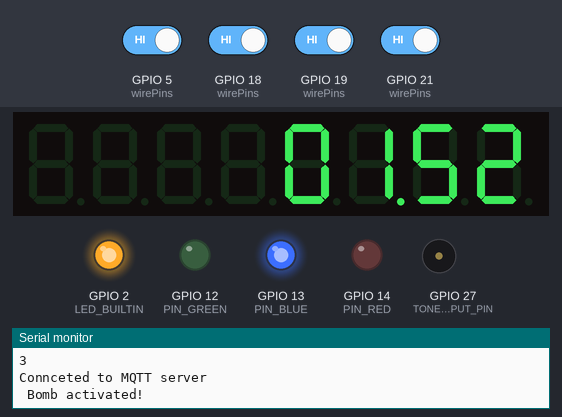
The sketch below on a simulated ESP32. Parts: 8-digit seven-segment display, output pins drawn as LEDs (lit = HIGH), buzzer (waves = sounding), the last lines printed to the serial monitor. The inputs (shaded band) are chosen by the test bench; at power-on: GPIO 5 (wirePins), GPIO 18 (wirePins), GPIO 19 (wirePins), GPIO 21 (wirePins) HIGH. WiFi joins after 1.5 s; servers stay silent unless stated; no MQTT or app messages arrive unless stated.

Above: at 9.4 s.
9.5 s: GPIO 5 (wirePins) driven LOW and GPIO 18 (wirePins) driven LOW and GPIO 19 (wirePins) driven LOW and GPIO 21 (wirePins) driven LOW
At 10.9 s:
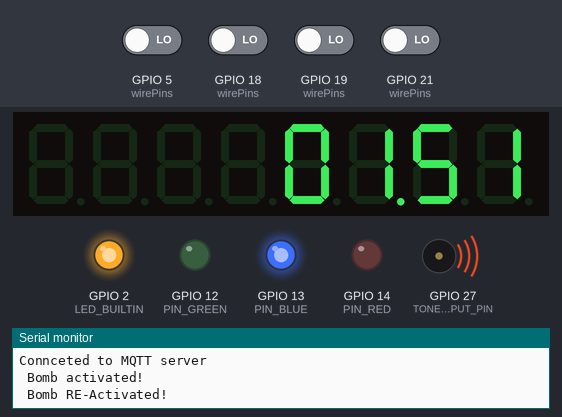
12.5 s: GPIO 5 (wirePins) driven HIGH and GPIO 18 (wirePins) driven HIGH and GPIO 19 (wirePins) driven HIGH and GPIO 21 (wirePins) driven HIGH
At 13.3 s:
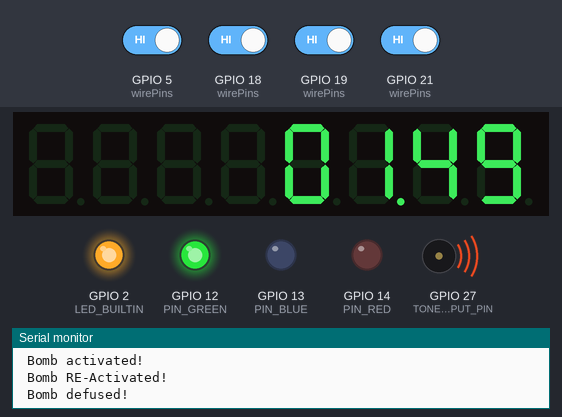
Timing chart, 0 to 15.3 s (numbered marks = the images above; inputs shaded):
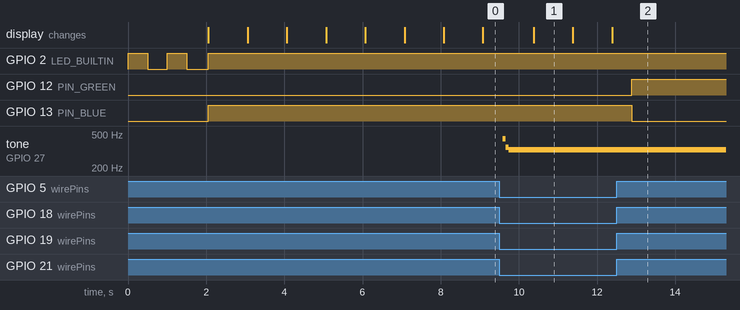

The sketch:

bombRiddle.ino
```cpp
#include <WiFi.h>               //WIFI client
#include <PubSubClient.h>       //MQTT client
#include "LedController.hpp"    //TIMER
#include <cstdio>
#include "PARAMETERS.h"         //HARD CODED PARAMS

//------FUNCTIONS------//
void Activate(){
  state = State::Active;
  wiresCutCounter = 0;
  correctCounter = 0;
  setColor(0, 0, 255);    //set LED to Blue
  detonationTime = millis() + (unsigned long)minGameDur*60*1000;
  Serial.println("\n Bomb activated!");
  played = false;
}

void ReActivate(){
  state = State::Active;
  setColor(0, 0, 255);    //set LED to Blue
  wiresCutCounter = 0;
  correctCounter = 0;
  numConnected = 4;
  Serial.println("\n Bomb RE-Activated!");
  pc.publish("ToHost", "READY AGAIN");
  played = false;
  PlayReConnect();
}

void Deactivate(){
  state = State::Inactive;
  setColor(0, 255, 0);    //set LED to Green
  Serial.println("\n Bomb defused! \n");
  pc.publish("ToHost", "WON");
}

void Detonate(){
  state = State::Exploded;
  setColor(255, 0, 0);    //set LED to Red
  Serial.println("\n Bomb exploded! \n");
  pc.publish("ToHost", "BOOM");
}

void DisplayTimer(unsigned long timeRemaning){
  seconds = (timeRemaning / 1000)%60;
  minutes = timeRemaning / 60000;

  snprintf(timer, 6, "%02d:%02d", minutes, seconds);
  pc.publish("Timer", timer);

  lc.setDigit(0,3,(byte)minutes/10,false);
  lc.setDigit(0,2,(byte)minutes%10,true);
  lc.setDigit(0,1,(byte)seconds/10,false);
  lc.setDigit(0,0,(byte)seconds%10,false);
}

void setColor(int R, int G, int B) {
  analogWrite(PIN_RED,   R);
  analogWrite(PIN_GREEN, G);
  analogWrite(PIN_BLUE,  B);
}

void PlayHint(int numCorrect) {
  for(int i=0; i<numCorrect; i++){
    ledcWriteNote(TONE_PWM_CHANNEL, NOTE_C, 4);
    delay(250);
    ledcWrite(TONE_PWM_CHANNEL, 0);     // Stop tone
    delay(250);
  }
}

void PlayReConnect(){
  ledcWriteNote(TONE_PWM_CHANNEL, NOTE_A, 4);
  delay(80);
  ledcWriteNote(TONE_PWM_CHANNEL, NOTE_F, 4);
  delay(80);
  ledcWriteNote(TONE_PWM_CHANNEL, NOTE_E, 4);
  delay(130);
  ledcWrite(TONE_PWM_CHANNEL, 0);     // Stop tone
}

void setup() {
  Serial.begin(9600);

  ledcAttachPin(TONE_OUTPUT_PIN, TONE_PWM_CHANNEL);

  detonationTime = millis() + (unsigned long)minGameDur*60*1000;
  pinMode(LED_BUILTIN, OUTPUT);
  pinMode(PIN_RED,   OUTPUT);
  pinMode(PIN_GREEN, OUTPUT);
  pinMode(PIN_BLUE,  OUTPUT);

  lc=LedController<1,1>(DIN,CLK,CS);
  lc.setIntensity(10); //Set brightness timer
  lc.clearMatrix();    //Clear display

  for(int i=0; i<numWires; i++){
    pinMode(wirePins[i], INPUT_PULLUP);
    lastState[i] = digitalRead(wirePins[i]);
    numConnected -= digitalRead(wirePins[i]);
  }
  WiFi.mode(WIFI_STA);
  WiFi.begin(ssid, password);
  while (WiFi.status() != WL_CONNECTED) {
    digitalWrite(LED_BUILTIN, 1);
    delay(delaytime);
    digitalWrite(LED_BUILTIN, 0);
    delay(delaytime);
    Serial.print(".");
  }
  Serial.println("WIFI STATUS!");
  Serial.println(WiFi.status());

  while(!pc.connected()){
    if(pc.connect(deviceID, "bomb", "bomb")){
      char topic[32];
      snprintf(topic, 32, "ToDevice/%s/#", deviceID);
      pc.subscribe("ToDevice");
      Serial.println(F("Connceted to MQTT server"));
      digitalWrite(LED_BUILTIN, 1);

      for(int i=0; i<numWires; i++){
        pc.publish(wireColors[i], digitalRead(wirePins[i])? "Disconnected" : "Connected");
      }
      itoa(numConnected, numConnectedArray, 10);
      pc.publish("ConnectedWires", numConnectedArray);
    }
    else{
      Serial.print(F("Could not connect to MQTT server, rc="));
      Serial.println(pc.state());
      digitalWrite(LED_BUILTIN, 0);
      delay(delaytime);
    }
  }

  pc.setCallback([](char* topic, byte* payload, unsigned int length){
    char msg[200];
    memcpy(msg, payload, length);
    msg[length] = '\0';
    Serial.print("Recieved over MQTT:");
    Serial.println(msg);

    if(strstr("RESET", msg) != NULL){
      Serial.print("\n Activateing \n");
      numConnected = 4;
      for(int i=0; i<numWires; i++){
        numConnected -= digitalRead(wirePins[i]);
      }
      Activate();
    }
    if(strstr("SOLVE", msg) != NULL){
      Serial.print("\n Deactivating \n");
      Deactivate();
    }
    if(strstr("DELAY", msg) != NULL){
      pc.publish("GotDelay", "START");
      delay(2000);
      detonationTime += 30000;
      pc.publish("GotDelay", "END");
    }
  });

  Activate();
};


void loop() {
  // WIFI loop for unstable connection
  while (WiFi.status() != WL_CONNECTED) {
    Serial.print("Reconnecting to WIFI");
    digitalWrite(LED_BUILTIN, 1);
    delay(delaytime);
    digitalWrite(LED_BUILTIN, 0);
    delay(delaytime);
    Serial.print(".");
    ledcWrite(TONE_PWM_CHANNEL, 0); // Stop tone just in case
  }
  // MQTT loop for unstable connection
  while(!pc.connected()){
    if(pc.connect(deviceID, "bomb", "bomb")){
      char topic[32];
      snprintf(topic, 32, "ToDevice/%s/#", deviceID);
      pc.subscribe("ToDevice");
      Serial.println(F("Connceted to MQTT server in LOOP"));
      digitalWrite(LED_BUILTIN, 1);
      itoa(numConnected, numConnectedArray, 10);
      pc.publish("ConnectedWires", numConnectedArray);
      for(int i=0; i<numWires; i++){
        pc.publish(wireColors[i], digitalRead(wirePins[i])? "Disconnected" : "Connected");
      }
    }
    else{
      Serial.print(F("Could not connect to MQTT server, rc="));
      Serial.println(pc.state());
      digitalWrite(LED_BUILTIN, 0);
      ledcWrite(TONE_PWM_CHANNEL, 0); // Stop tone just in case
      delay(delaytime);
    }
  }

  //-HeartBeat and loop-//
  pc.publish("HB", "Connected");
  pc.loop();

  for(int i=0; i<numWires; i++){
    if(digitalRead(wirePins[i]) == 1 && lastState[i] == 0){   //wire i was cut!
      pc.publish(wireColors[i], "Disconnected");
      numConnected--;
      itoa(numConnected, numConnectedArray, 10);
      pc.publish("ConnectedWires", numConnectedArray);
      lastState[i] = 1;

      if(i+1 == wiresToCut[wiresCutCounter]){
        wiresCutCounter++;
        correctCounter++;
      }
      else{
        wiresCutCounter++;
      }
    }
    else if(digitalRead(wirePins[i]) == 0 && lastState[i] == 1){  //wire i was recconected!
      pc.publish(wireColors[i], "Connected");
      numConnected++;
      itoa(numConnected, numConnectedArray, 10);
      pc.publish("ConnectedWires", numConnectedArray);
      lastState[i] = 0;
      // checking that all wires are reconnected to try again!
      bool allWiresConnected = true;
      for(int i=0; i<numWires; i++){
        if (lastState[i] != 0){
          allWiresConnected = false;
        }
      }
      if(allWiresConnected == true){
        ReActivate();
      }
    }
  }

  if(state == State::Active){
    for(int i=0; i<numWires; i++){
      if(digitalRead(wirePins[i]) == 1 && lastState[i] == 0){   //wire i was cut!
        pc.publish(wireColors[i], "Disconnected");
        numConnected--;
        itoa(numConnected, numConnectedArray, 10);
        pc.publish("ConnectedWires", numConnectedArray);
        lastState[i] = 1;

        if(i+1 == wiresToCut[wiresCutCounter]){
          wiresCutCounter++;
          correctCounter++;
        }
        else{
          wiresCutCounter++;
        }
      }
      else if(digitalRead(wirePins[i]) == 0 && lastState[i] == 1){  //wire i was recconected!
        pc.publish(wireColors[i], "Connected");
        numConnected++;
        itoa(numConnected, numConnectedArray, 10);
        pc.publish("ConnectedWires", numConnectedArray);
        lastState[i] = 0;
        // checking that all wires are reconnected to try again!
        bool allWiresConnected = true;
        for(int i=0; i<numWires; i++){
          if (lastState[i] != 0){
            allWiresConnected = false;
          }
        }
        if(allWiresConnected == true){
          ReActivate();
        }
      }
    }
    unsigned long currentTime = millis();
    unsigned long timeRemaning = detonationTime - currentTime;


    if(currentTime > detonationTime){
      Detonate();
    }
    else if(wiresCutCounter == numWires){
      if (correctCounter == numWires){
        Deactivate();
      }
      else if (played == false){
        PlayHint(correctCounter);
        played = true;
      }
      DisplayTimer(timeRemaning);
    }
    else{
      DisplayTimer(timeRemaning);
    }
    delay(delaytime);
  }
}
```

PARAMETERS.h
```cpp
// CONSTANTS
//------BUZZER------//
const int TONE_OUTPUT_PIN = 27; // piezo buzzer
const int TONE_PWM_CHANNEL = 0; // PWM channel

//------WIRES------//
const int numWires = 4;

const int RED_WIRE  = 5; //Red WIRE on pin 5
const int BLUE_WIRE = 18; //Green WIRE on pin 18
const int GREEN_WIRE  = 19; //Blue WIRE on Pin 19
const int YELLOW_WIRE  = 21; //Yellow WIRE on Pin 21

const int wirePins[numWires] = {RED_WIRE, BLUE_WIRE, GREEN_WIRE, YELLOW_WIRE};
const char* wireColors[numWires] = {"Red", "Blue", "Green", "Yellow"};
int lastState[numWires];
int wiresToCut[numWires] = {1, 2, 3, 4};
int curCutOrder[4];
int wiresCutCounter;
int correctCounter = 0;
int numConnected = 4;
char numConnectedArray[2]; // Make sure it's large enough to hold the converted string
//------LED------//
const int PIN_RED   = 14; //Red LED on pin 9
const int PIN_GREEN = 12; //Green LED on pin 10
const int PIN_BLUE  = 13; //Blue LED on Pin 11
//variables to hold our color intensities
int red;
int green;
int blue;

//------LED_TIMER------//
#define DIN 4
#define CS 16
#define CLK 17
LedController<1,1> lc;

//------WIFI------//
const char* ssid = "Dan";
const char* password = "12345678";
WiFiClient networkClient;

//------MQTT------//
const char* IPAddress = "172.20.10.13";
const int port = 1883;
char* deviceID = "100";
PubSubClient pc(IPAddress, port, networkClient);

//------GAME------//
enum State {Inactive, Active, Defused, Exploded};
State state = State::Inactive;
unsigned long detonationTime;
int seconds;
int minutes;
char timer[6];
int minGameDur = 2;
unsigned long delaytime=500;
bool played = false;
```

Measured:
- after the input at 9.5 s, tone on GPIO 27 (TONE_OUTPUT_PIN): silent → 440 Hz after 0.09 s, → 349 Hz 0.08 s later, → 329 Hz 0.08 s later
- after the input at 12.5 s, GPIO 12 (PIN_GREEN): LOW → HIGH after 0.39 s; GPIO 13 (PIN_BLUE): HIGH → LOW after 0.39 s
- what the display in image 1 shows lasts 1.0 s, from 10.4 s to 11.4 s
